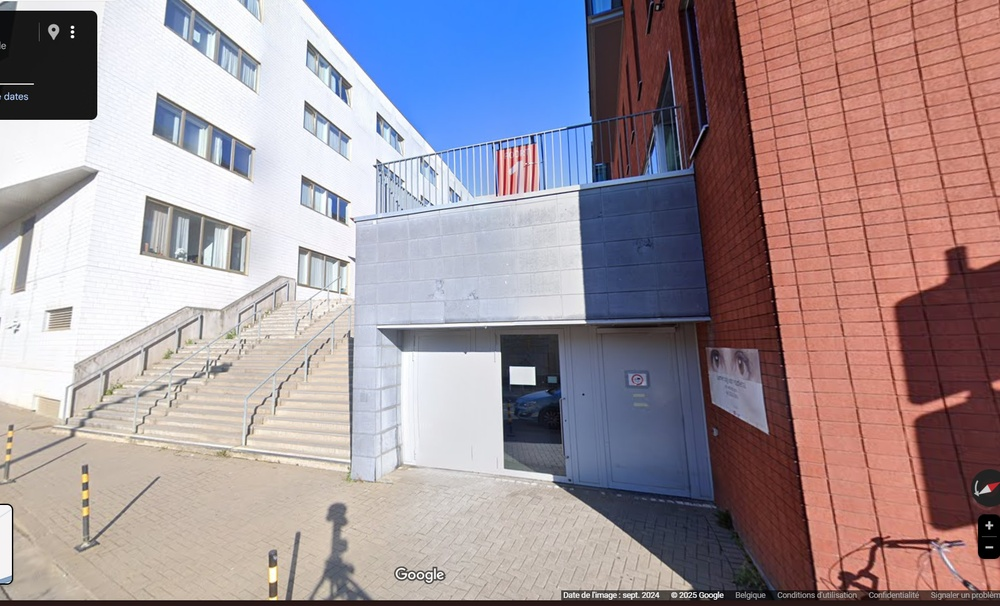
#> input picture data/test_01/input.jpg, 1000 x 606 px, shrunk from 1593 x 966 before the run, found by its file name
$ python inspo.py
#> lines starting #> are read from the running program, lines starting #| are printed output that depends on the picture
"""
@author: Viet Nguyen <nhviet1009@gmail.com>
"""
import argparse
import cv2
import numpy as np


def get_args():
    parser = argparse.ArgumentParser("Image to ASCII")
    parser.add_argument("--input", type=str, default="data/input.jpg", help="Path to input image") # entry path
    parser.add_argument("--output", type=str, default="data/output.txt", help="Path to output text file") # output path
    parser.add_argument("--mode", type=str, default="complex", choices=["simple", "complex"],
                        help="10 or 70 different characters") # complexity of the characters
    parser.add_argument("--num_cols", type=int, default=150, help="number of character for output's width") # Number of ascii columns
    args = parser.parse_args()
    return args


def main(opt):
    if opt.mode == "simple":
        CHAR_LIST = '@%#*+=-:. '
    else:
        CHAR_LIST = "$@B%8&WM#*oahkbdpqwmZO0QLCJUYXzcvunxrjft/\|()1{}[]?-_+~<>i!lI;:,\"^`'. "
    num_chars = len(CHAR_LIST)
    num_cols = opt.num_cols
    image = cv2.imread(opt.input)
#> image is the input picture: shape (606, 1000, 3); mean B, G, R 152.5, 146.7, 161.3
    image = cv2.cvtColor(image, cv2.COLOR_BGR2GRAY)
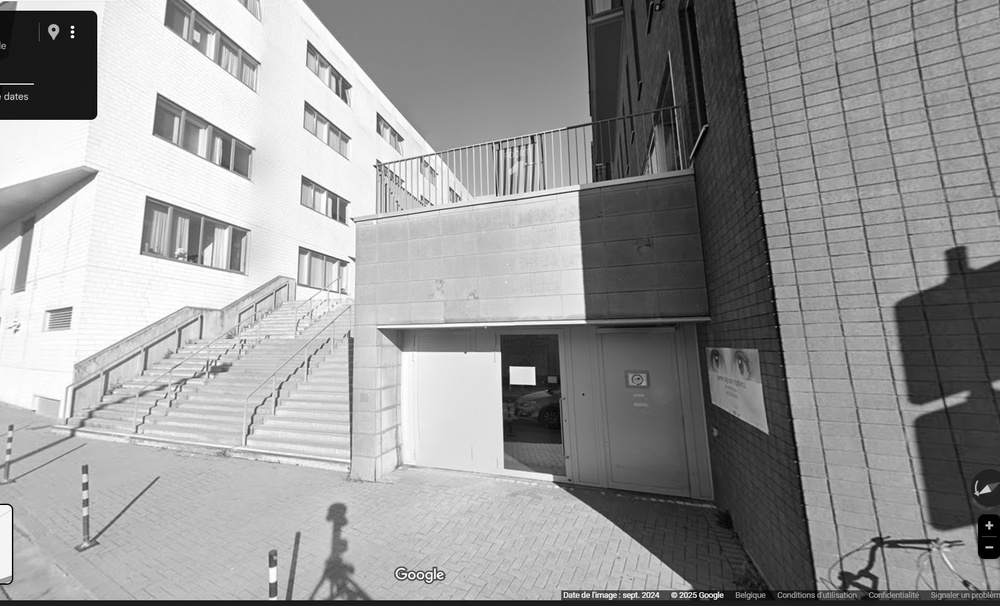
#> image: shape (606, 1000); min 0, max 255, mean 151.7
    height, width = image.shape
#> height = 606; width = 1000
    cell_width = width / opt.num_cols
#> cell_width = 6.67
    cell_height = 2 * cell_width
#> cell_height = 13.33
    num_rows = int(height / cell_height)
#> num_rows = 45
    if num_cols > width or num_rows > height:
        print("Too many columns or rows. Use default setting")
        cell_width = 6
        cell_height = 12
        num_cols = int(width / cell_width)
        num_rows = int(height / cell_height)

    output_file = open(opt.output, 'w')
    for i in range(num_rows):
        for j in range(num_cols):
            output_file.write(
                CHAR_LIST[min(int(np.mean(image[int(i * cell_height):min(int((i + 1) * cell_height), height),
                                          int(j * cell_width):min(int((j + 1) * cell_width),
                                                                  width)]) * num_chars / 255), num_chars - 1)])
        output_file.write("\n")
    output_file.close()


if __name__ == '__main__':
    opt = get_args()
    main(opt)
